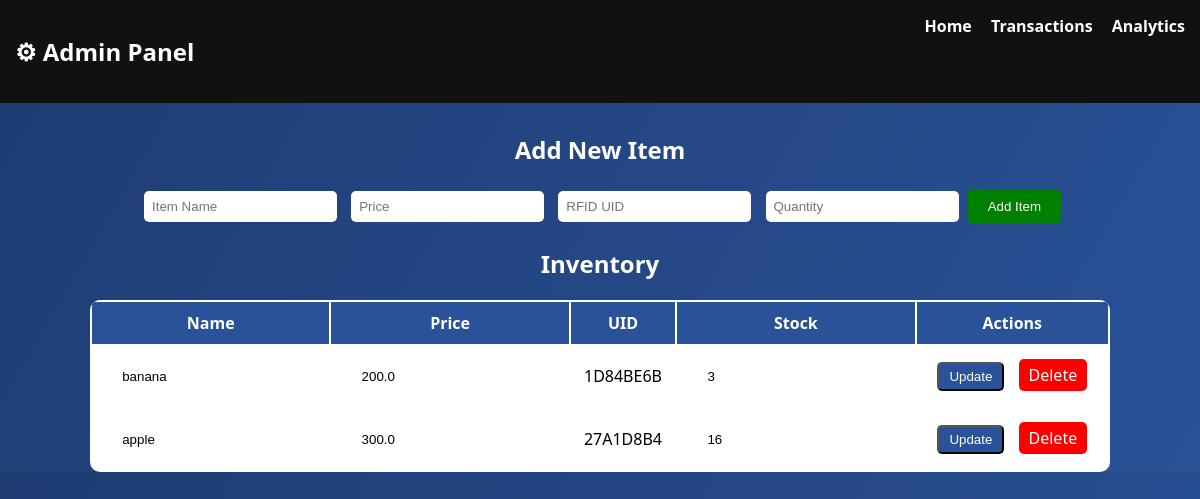
/admin (signed in), run on the app's committed database.
### app.py (models this page shows)
class Item(db.Model):
    id = db.Column(db.Integer, primary_key=True)
    name = db.Column(db.String(100))
    price = db.Column(db.Float)
    uid = db.Column(db.String(50), unique=True)
    quantity = db.Column(db.Integer)

### app.py (the view)
@app.route('/admin')
def admin():
    if 'admin' not in session:
        return redirect('/admin_login')
    items = Item.query.all()
    return render_template("admin.html", items=items)

### templates/admin.html (shortened to what this page needs)
<!DOCTYPE html>
<html>
<head>
    <link rel="stylesheet" href="/static/style.css">
</head>
<body>
<div class="nav">
    <h2>⚙ Admin Panel</h2>
    <div>
        <a href="/">Home</a>
        <a href="/transactions">Transactions</a>
        <a href="/dashboard">Analytics</a>
    </div>
</div>
<div class="container">
<h2>Add New Item</h2>
<form method="POST" action="/add">
    <input type="text" name="name" placeholder="Item Name" required>
    <input type="text" name="price" placeholder="Price" required>
    <input type="text" name="uid" placeholder="RFID UID" required>
    <input type="number" name="quantity" placeholder="Quantity" required>
    <button class="btn">Add Item</button>
</form>
<h2>Inventory</h2>
<table>
<tr>
    <th>Name</th>
    <th>Price</th>
    <th>UID</th>
    <th>Stock</th>
    <th>Actions</th>
</tr>
{% for item in items %}
<tr>
<form method="POST" action="/update/{{ item.id }}">
    <td><input type="text" name="name" value="{{ item.name }}"></td>
    <td><input type="text" name="price" value="{{ item.price }}"></td>
    <td>{{ item.uid }}</td>
    <td><input type="number" name="quantity" value="{{ item.quantity }}"></td>
    <td>
        <button class="btn-small">Update</button>
        <a href="/delete/{{ item.id }}" class="btn-small red">Delete</a>
    </td>
</form>
</tr>
{% endfor %}
</table>
</div>
</body>
</html>

### static/style.css (style rules this page uses)
body { font-family: 'Segoe UI', sans-serif; margin: 0; background: linear-gradient(120deg, #1e3c72, #2a5298); color: white; }
.nav { display: flex; justify-content: space-between; background: #111; padding: 15px; }
.nav a { color: white; margin-left: 15px; text-decoration: none; font-weight: bold; }
.container { width: 85%; margin: auto; margin-top: 30px; text-align: center; }
table { width: 100%; background: white; color: black; border-radius: 10px; overflow: hidden; margin-top: 20px; }
th { background: #2a5298; color: white; padding: 10px; }
td { padding: 10px; }
input { padding: 8px; margin: 5px; border-radius: 5px; border: none; }
.btn { padding: 10px 20px; background: green; color: white; border-radius: 5px; text-decoration: none; border: none; cursor: pointer; }
.btn-small { padding: 5px 10px; background: #2a5298; color: white; border-radius: 5px; text-decoration: none; }
.red { background: red; }
.btn-small { padding: 5px 10px; background: #2a5298; color: white; border-radius: 5px; text-decoration: none; margin: 0 5px; }

### data on the page
Item: name "banana", price "200.0", uid "1D84BE6B", quantity "3"
Item: name "apple", price "300.0", uid "27A1D8B4", quantity "16"
